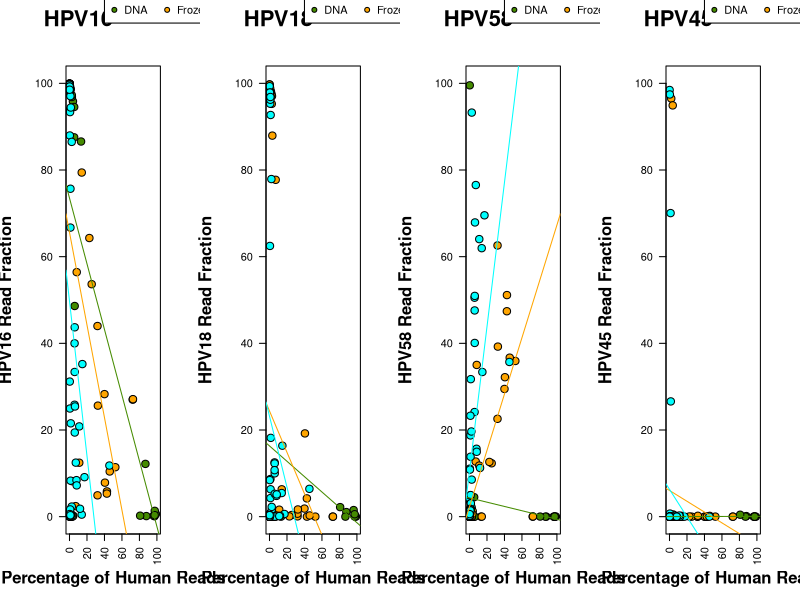

This figure's R source:
count.to.ab = function(counts, total){
	return(100*(counts/total))
}#end def count.to.ab

count.table = read.table("Public_Input_Files/PE_HPVtype_counts_final_names.txt",head=T, sep="\t")
total.counts = as.numeric(count.table[count.table$HPV.type == "TOTAL",2:ncol(count.table)])
count.mat = count.table[1:(nrow(count.table)-2),2:ncol(count.table)]
rownames(count.mat) = count.table$HPV.type[1:(nrow(count.table)-2)]

#I don't use the "genotype" column, so I can use either file with extended meta data (5% or 15%)
meta.table = read.table("Selected_Output_Files/combined_genotype_with_year_and_ethnicity_freq5.txt", head=T, sep="\t")
percent.human = as.character(meta.table$human.percent[match(names(count.mat), meta.table$SAMPLEID)])
percent.human = gsub("\\%","",percent.human)
percent.human = as.numeric(percent.human)

batch = as.character(meta.table$batch)
batch[batch == "161007"] = "DNA"
batch[batch == "161206"] = "Frozen"
batch[batch == "170118"] = "FFPE"
batch = factor(as.character(batch), levels=c("DNA","Frozen","FFPE"))
batch = batch[match(names(count.mat), meta.table$SAMPLEID)]

##ANOVA for continuous values
fit = aov(percent.human ~ batch)
result = summary(fit)
aov.pvalue = result[[1]][['Pr(>F)']][1]
print(paste("Human Read ANOVA p-value: ",aov.pvalue,sep=""))

##Fisher's Exact test for binary values
freq.cat = rep(NA, length(percent.human))
freq.cat[percent.human < 20]="low human"
freq.cat[(20 <= percent.human) & (percent.human <= 80)]="middle"
freq.cat[percent.human > 80]="low HPV"

fisher.mat = table(freq.cat, batch)
print(fisher.test(fisher.mat))

color.palette = c("chartreuse4","orange","cyan")
group.levels = levels(batch)
labelColors = rep("black",times=length(batch))
for (i in 1:length(group.levels)){
	labelColors[batch == as.character(group.levels[i])] = color.palette[i]
}#end for (i in 1:length(group.levels))


ab.mat = t(apply(count.mat, 1, count.to.ab, total=total.counts))

export.ab.mat = t(ab.mat)
export.ab.mat = data.frame(Sample=rownames(export.ab.mat),export.ab.mat)
write.table(export.ab.mat,"Selected_Output_Files/read_fraction_values.txt", quote=F, sep="\t", row.names=F)

selected.HPV = c("HPV16","HPV18","HPV58","HPV45")

#useDingbats=TRUE by default...testing for AI compatibility
pdf("to_AI/Figure2b.pdf", width=7, height=2.2, pointsize=1, useDingbats=FALSE)
par(mfcol=c(1,4))
for (i in 1:length(selected.HPV)){
	plot.type = selected.HPV[i]
	print(plot.type)
	subtype.freq = as.numeric(ab.mat[rownames(ab.mat) == plot.type,])
	par(mar=c(5,5,5,3))
	plot(percent.human, subtype.freq,
		pch=21, col="black", bg=labelColors,
		xlim=c(0,100), ylim=c(0,100), las=2, lwd=1,
		main = "", cex=1.5, cex.main=1, cex.axis=1,cex.lab=1,
		xlab = "", ylab="")
	mtext("Percentage of Human Reads",1, cex=1, padj=3, font=2)
	mtext(paste("",plot.type," Read Fraction",sep=""),2, cex=1, padj=-4, font=2)
	DNA.freq = subtype.freq[batch == "DNA"]
	DNA.percent.human = percent.human[batch == "DNA"]
	frozen.freq = subtype.freq[batch == "Frozen"]
	frozen.percent.human = percent.human[batch == "Frozen"]
	FFPE.freq = subtype.freq[batch == "FFPE"]
	FFPE.percent.human = percent.human[batch == "FFPE"]
	
	cor.coef = cor(DNA.freq, DNA.percent.human)
	fit=lm(DNA.freq~ DNA.percent.human)
	result = summary(fit)
	pvalue = result$coefficients[2,4]
	print("DNA")
	print(paste("r= ",round(cor.coef,digits=2),", lm p-value = ",signif(pvalue, digits=2),sep=""))
	abline(fit,col=color.palette[1])
	
	cor.coef = cor(frozen.freq,frozen.percent.human)
	fit=lm(frozen.freq~ frozen.percent.human)
	result = summary(fit)
	pvalue = result$coefficients[2,4]
	print("Frozen")
	print(paste("r= ",round(cor.coef,digits=2),", lm p-value = ",signif(pvalue, digits=2),sep=""))	
	abline(lm(fit),col=color.palette[2])
	
	cor.coef = cor(FFPE.freq,FFPE.percent.human)
	fit=lm(FFPE.freq~ FFPE.percent.human)
	result = summary(fit)
	pvalue = result$coefficients[2,4]
	print("FFPE")
	print(paste("r= ",round(cor.coef,digits=2),", lm p-value = ",signif(pvalue, digits=2),sep=""))		
	abline(lm(fit),col=color.palette[3])
	text(10,115, labels=plot.type, xpd=T, cex=2, font=2)
	legend(40,120, legend = group.levels, col ="black", pt.bg=color.palette,
			ncol=3, pch=21,xpd=T, cex=1, inset=-0.4)
}#end for (i in 1:nrow(ab.table))
dev.off()